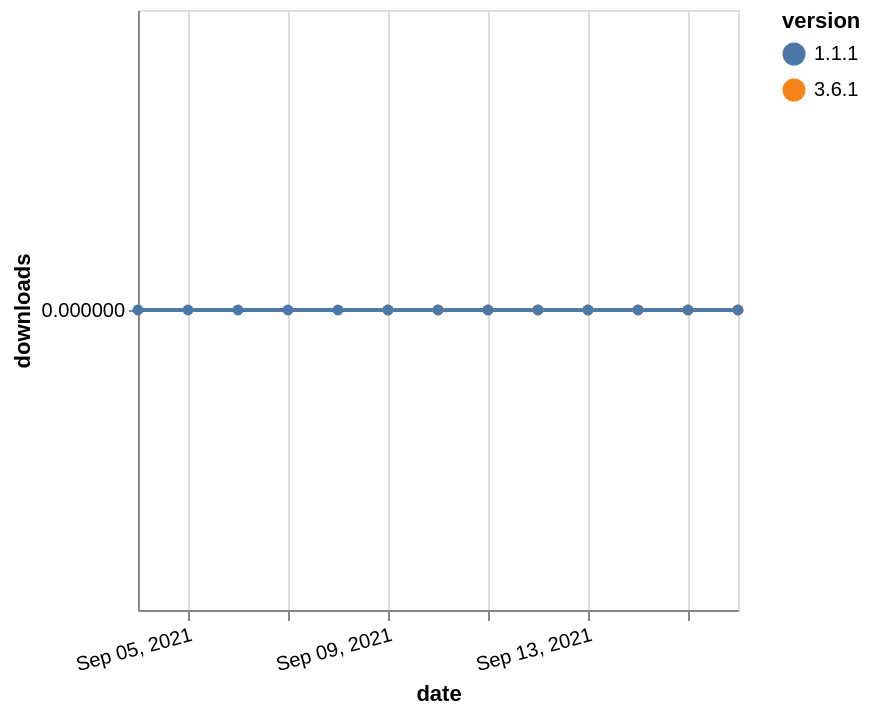

This figure's Vega-Lite source:
### Vega-Lite specification from a JSON file in a GitHub repository (floating-point values rounded to 4 significant figures)
{"$schema": "https://vega.github.io/schema/vega-lite/v5.json", "description": "A simple bar chart with embedded data.", "data": {"values": [{"date": "2021-09-09", "total": 9, "delta": 0, "version": "3.6.1"}, {"date": "2021-09-10", "total": 15, "delta": 0, "version": "3.6.1"}, {"date": "2021-09-11", "total": 16, "delta": 0, "version": "3.6.1"}, {"date": "2021-09-12", "total": 18, "delta": 0, "version": "3.6.1"}, {"date": "2021-09-13", "total": 20, "delta": 0, "version": "3.6.1"}, {"date": "2021-09-14", "total": 21, "delta": 0, "version": "3.6.1"}, {"date": "2021-09-15", "total": 22, "delta": 0, "version": "3.6.1"}, {"date": "2021-09-16", "total": 23, "delta": 0, "version": "3.6.1"}, {"date": "2021-09-04", "total": 10, "delta": 0, "version": "1.1.1"}, {"date": "2021-09-05", "total": 14, "delta": 0, "version": "1.1.1"}, {"date": "2021-09-06", "total": 15, "delta": 0, "version": "1.1.1"}, {"date": "2021-09-07", "total": 17, "delta": 0, "version": "1.1.1"}, {"date": "2021-09-08", "total": 17, "delta": 0, "version": "1.1.1"}, {"date": "2021-09-09", "total": 20, "delta": 0, "version": "1.1.1"}, {"date": "2021-09-10", "total": 21, "delta": 0, "version": "1.1.1"}, {"date": "2021-09-11", "total": 22, "delta": 0, "version": "1.1.1"}, {"date": "2021-09-12", "total": 23, "delta": 0, "version": "1.1.1"}, {"date": "2021-09-13", "total": 24, "delta": 0, "version": "1.1.1"}, {"date": "2021-09-14", "total": 25, "delta": 0, "version": "1.1.1"}, {"date": "2021-09-15", "total": 25, "delta": 0, "version": "1.1.1"}, {"date": "2021-09-16", "total": 26, "delta": 0, "version": "1.1.1"}]}, "width": "container", "mark": {"type": "line", "point": {"filled": true}}, "encoding": {"x": {"field": "date", "type": "temporal", "timeUnit": "yearmonthdate", "title": "date", "axis": {"labelAngle": -15}}, "y": {"field": "delta", "type": "quantitative", "title": "downloads"}, "color": {"field": "version", "type": "nominal"}, "tooltip": {"field": "delta"}}}
